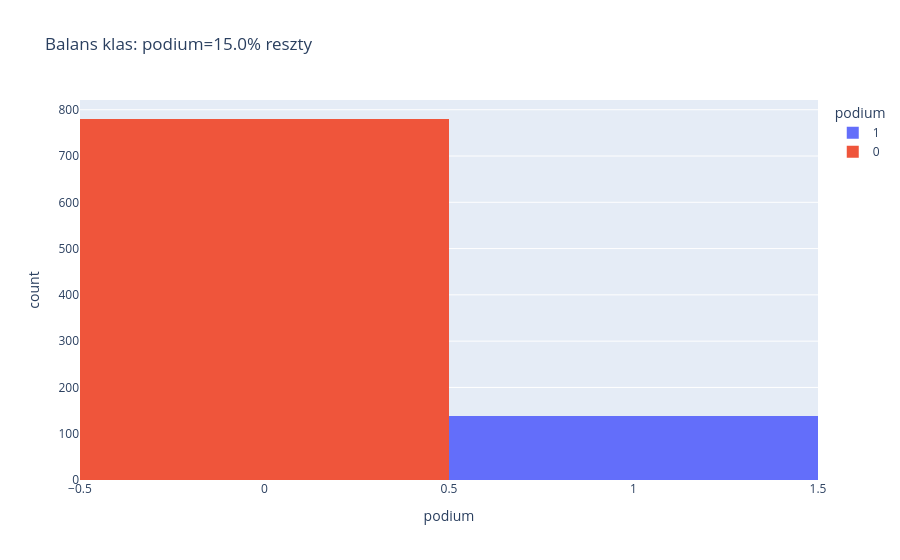

This figure's notebook cell:
### Markdown cell above
Powyższy wykres dosyć jasno prezentuje zależność - im bardziej z przodu jest auto - tym wyższą szansę ma na podium.

### Code cell
print(f'odsetek podiów: {dr.podium.mean():.1%}  (klasy NIEzbalansowane!)')
fig = px.histogram(dr, x='podium', color='podium',
                   title=f'Balans klas: podium={dr.podium.mean():.1%} reszty')
fig.show()

### Figure 1 — Plotly figure (JSON) as saved in the notebook; plotly's stock layout.template omitted (floating-point values rounded to 4 significant figures; data arrays with more than 128 entries replaced by an {"elided": "..."} marker saying what was removed)
{"data": [{"bingroup": "x", "hovertemplate": "podium=%{x}<br>count=%{y}<extra></extra>", "legendgroup": "1", "marker": {"color": "#636efa", "pattern": {"shape": ""}}, "name": "1", "orientation": "v", "showlegend": true, "type": "histogram", "x": {"elided": "138 int values"}, "xaxis": "x", "yaxis": "y"}, {"bingroup": "x", "hovertemplate": "podium=%{x}<br>count=%{y}<extra></extra>", "legendgroup": "0", "marker": {"color": "#EF553B", "pattern": {"shape": ""}}, "name": "0", "orientation": "v", "showlegend": true, "type": "histogram", "x": {"elided": "780 int values"}, "xaxis": "x", "yaxis": "y"}], "layout": {"barmode": "relative", "legend": {"title": {"text": "podium"}, "tracegroupgap": 0}, "title": {"text": "Balans klas: podium=15.0% reszty"}, "xaxis": {"anchor": "y", "categoryarray": [1, 0], "categoryorder": "array", "domain": [0.0, 1.0], "title": {"text": "podium"}}, "yaxis": {"anchor": "x", "domain": [0.0, 1.0], "title": {"text": "count"}}}}
